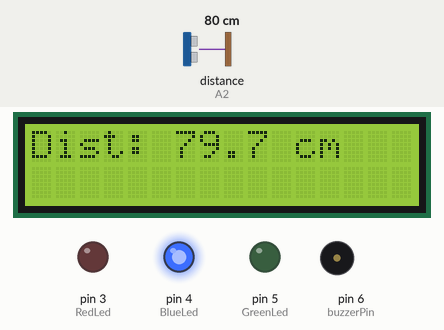
A sketch run on a simulated Arduino Uno, built with avr-gcc and run on an emulated ATmega328P. On the bench: 16×2 character LCD, output pins drawn as LEDs (lit = HIGH), buzzer (waves = sounding). Wiring (inferred from the names in the program): ultrasonic range finder: trigger A3; echo A2. Inputs (shaded band) come from the test bench; at power-on: distance to the obstacle (sensor on A2) 80 cm. The echo pulse lasts 58.3 µs per cm; pins used as bus, display or sensor lines are not drawn; what the sketch prints to the serial monitor is not drawn.

Above: at 1.3 s.
1.4 s: distance to the obstacle (sensor on A2) set to 63 cm
At 1.63 s:
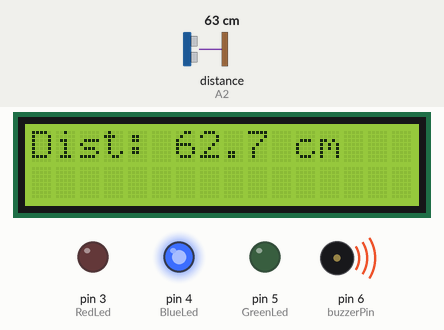
6.1 s: distance to the obstacle (sensor on A2) set to 57 cm
At 7.7 s:
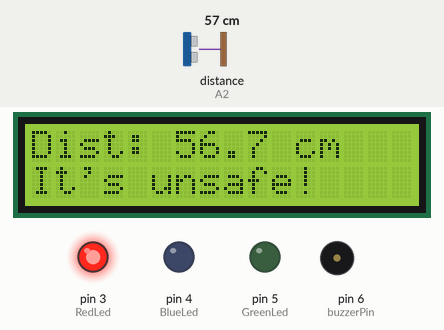
8.5 s: distance to the obstacle (sensor on A2) set to 250 cm
At 9.3 s:
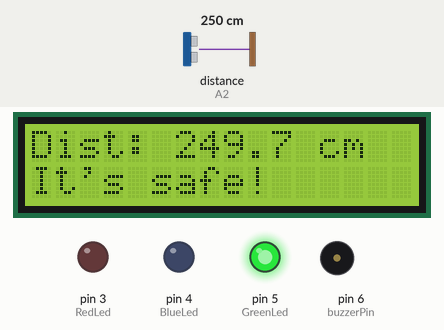
Timing chart, 0 to 11.5 s (numbered marks = the images above; inputs shaded):
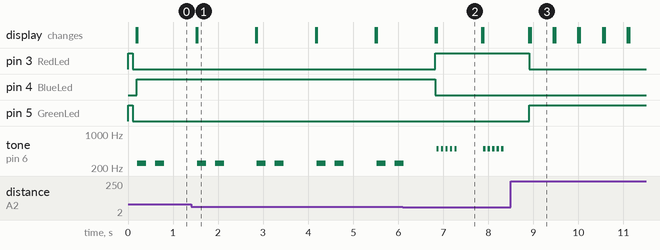

The sketch:

ultra_sonic_sens_with_lcd.ino
```cpp
#include <Wire.h>
#include <LiquidCrystal_I2C.h>


const int GreenLed = 5;
const int RedLed = 3;
const int BlueLed = 4;
const int trigPin = A3;
const int echoPin = A2;
const int buzzerPin = 6;
LiquidCrystal_I2C lcd(0x27, 16, 2);

long duration;
float distanceCm;

void setup() {
  Serial.begin(9600);

  pinMode(trigPin, OUTPUT);
  pinMode(echoPin, INPUT);

  pinMode(GreenLed, OUTPUT);
  pinMode(RedLed, OUTPUT);
  pinMode(BlueLed, OUTPUT);

  pinMode(buzzerPin, OUTPUT);

  digitalWrite(GreenLed, HIGH);
  digitalWrite(RedLed, HIGH);

  delay(100);

  digitalWrite(GreenLed, LOW);
  digitalWrite(RedLed, LOW);

  lcd.init();
  lcd.backlight();

  lcd.setCursor(0,0);
  lcd.print("System Booting...");
  lcd.clear();

}

void loop() {
  digitalWrite(trigPin, LOW);

  delayMicroseconds(2);

  digitalWrite(trigPin, HIGH);

  delayMicroseconds(10);

  digitalWrite(trigPin, LOW);

  duration = pulseIn(echoPin, HIGH);

  // Calculate distance: (Time * Speed of Sound) / 2 (there and back)
  // Speed of sound is: 0.0343 cm per microsecond
  distanceCm = (duration * 0.0343) / 2;

  if (distanceCm >= 160.0){
    digitalWrite(GreenLed, HIGH);
    digitalWrite(RedLed, LOW);
    digitalWrite(BlueLed,LOW);
    lcd.print("Dist: ");
    lcd.print(distanceCm, 1);
    lcd.print(" cm      ");
    lcd.setCursor(0, 1);
    lcd.print("It's safe!");
  }
  else if (distanceCm >= 60.0 && distanceCm < 160.0){
    digitalWrite(BlueLed, HIGH);
    digitalWrite(GreenLed, LOW);
    digitalWrite(RedLed, LOW);
    lcd.setCursor(0, 0);
    lcd.print("Dist: ");
    lcd.print(distanceCm, 1);
    lcd.print(" cm      ");
    lcd.setCursor(0, 1);
    for (int i = 0; i < 2; i++) {
      tone(buzzerPin, 251, 1000);
      delay(200);
      noTone(buzzerPin);
      delay(200);
    }
  }
  else{
    digitalWrite(RedLed, HIGH);
    digitalWrite(GreenLed, LOW);
    digitalWrite(BlueLed,LOW);
    lcd.print("Dist: ");
    lcd.print(distanceCm, 1);
    lcd.print(" cm      ");
    lcd.setCursor(0, 1);
    lcd.print("It's unsafe!");
    for (int i = 0; i < 5; i++) {
      tone(buzzerPin, 500, 1000);
      delay(50);
      noTone(buzzerPin);
      delay(50);
    }
  }

  Serial.print("Distance: ");
  Serial.print(distanceCm);
  Serial.println(" cm");

  delay(500);
  lcd.clear();
}
```

Measured:
- the behaviour switches between 61 and 60 cm on distance to the obstacle (sensor on A2) (found by bisection; images 1 and 2)
- after the input at 1.4 s, the display: first differs from a run without the input after 0.14 s (image 1)
- after the input at 6.1 s, pin 3 (RedLed): LOW → HIGH after 0.72 s; pin 4 (BlueLed): HIGH → LOW after 0.72 s; the display: first differs from a run without the input after 0.75 s (image 2)
- after the input at 8.5 s, pin 3 (RedLed): HIGH → LOW after 0.41 s; pin 5 (GreenLed): LOW → HIGH after 0.41 s; tone on pin 6 (buzzerPin): stops changing and stays silent; the display: first differs from a run without the input after 0.44 s (image 3)
- by itself, tone on pin 6 (buzzerPin): repeats every 1.3 s: silent 0.20 s, 251 Hz 0.20 s, silent 0.73 s, 251 Hz 0.20 s
- what the display in image 1 shows lasts 1.3 s, from 1.5 s to 2.8 s
- what the display in image 2 shows lasts 1.0 s, from 6.9 s to 7.9 s
